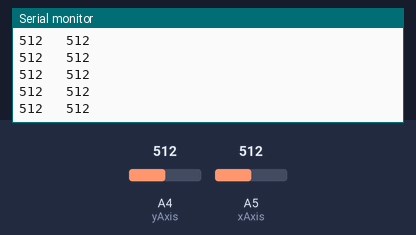
A sketch run on a simulated Arduino Uno, built with avr-gcc and run on an emulated ATmega328P. Shown: the last lines printed to the serial monitor. The inputs (shaded band) are chosen by the test bench; at power-on: A4 (yAxis) = 512, A5 (xAxis) = 512.

Above: at 1.2 s.
1.3 s: A4 (yAxis) set to 716
At 1.31 s:
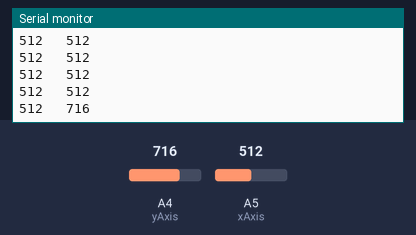
2.8 s: A5 (xAxis) set to 716
At 2.82 s:
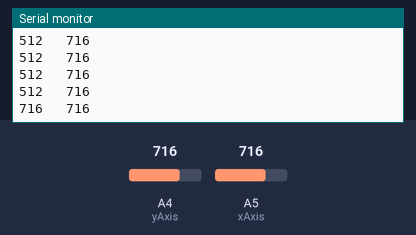
4.3 s: A4 (yAxis) set to 900
At 4.33 s:
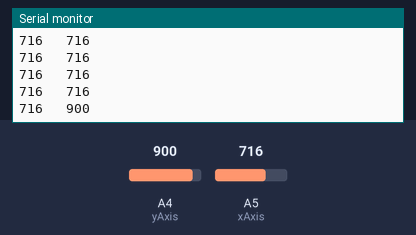
5.8 s: A5 (xAxis) set to 900
At 5.84 s:
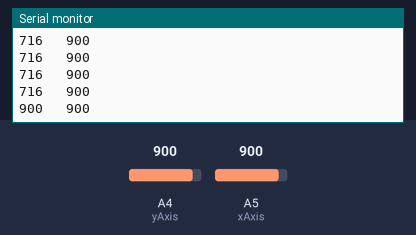
Timing chart, 0 to 8.3 s (numbered marks = the images above; inputs shaded):
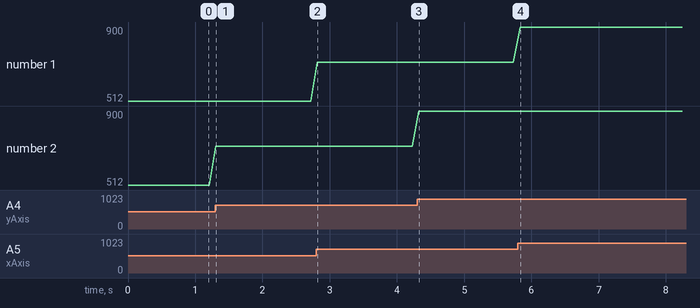

Measured:
- after the input at 1.3 s, the serial monitor: prints a new line at once (image 1)
- after the input at 2.8 s, the serial monitor: prints a new line at once (image 2)
- after the input at 4.3 s, the serial monitor: prints a new line at once (image 3)
- after the input at 5.8 s, the serial monitor: prints a new line at once (image 4)
- plotted number 2: 512 → 716 after the input at 1.3 s, 716 → 900 after the input at 4.3 s

The sketch:

simple_joystick_.ino
```cpp
const int yAxis = A4;
const int xAxis = A5;
const int swPin = 3;
int yValue;
int xValue;
float joyStick;

void setup() {

  Serial.begin(9600) ;
  pinMode(swPin, INPUT) ;
  digitalWrite( swPin, HIGH);
}

void loop() {

xValue=analogRead(xAxis);
yValue=analogRead(yAxis);

Serial.print(xValue);
Serial.print("   ");
Serial.println(yValue);

delay(100);


 /// it will keep updating the values of of x and y in the loop


}
```
